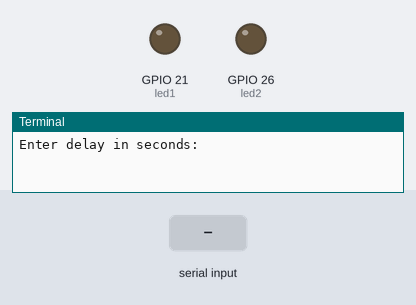
This program was run on a simulated Raspberry Pi (BCM pin numbers). Parts: output pins drawn as LEDs (lit = HIGH), the last lines printed to the terminal. Dashed ring = blinking. The inputs (shaded band) are chosen by the test bench.

Above: at 1.2 s.
1.3 s: "1" typed at the terminal, then Enter
At 2.1 s:
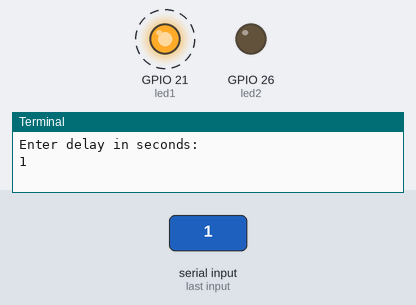
At 3.1 s:
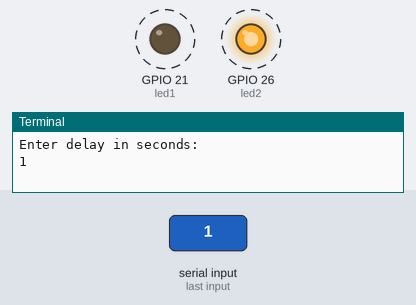
Timing chart, 0 to 10.3 s (numbered marks = the images above; inputs shaded):
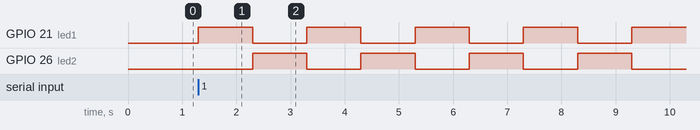

The program:

blink_two_leds.py
```python
# Python Raspberry Pi LED Blinker
# Alden Dent
# 11/6/21

import RPi.GPIO as GPIO # Imports library for working with RPi GPIO pins
from time import sleep
GPIO.setwarnings(False) # Turns off annoying warnings

led1, led2, = 21, 26 # Pin each LED is connected to
led1Mode, led2Mode = 1, 0 # Starting state of each LED

GPIO.setmode(GPIO.BCM) # Switches to BCM pin numbering which is used by the T-Cobbler
GPIO.setup(led1, GPIO.OUT) # Sets pins to output
GPIO.setup(led2, GPIO.OUT)
GPIO.output(led1, False) # Starts pins as off
GPIO.output(led2, False)

sleepTime = float(input("Enter delay in seconds: ")) # Asks for the delay

while True:
    GPIO.output(led1, led1Mode) # Sets each led to the current mode
    GPIO.output(led2, led2Mode)
    led1Mode = not led1Mode # Switches both led modes (so one is on and the other is off)
    led2Mode = not led2Mode
    sleep(sleepTime) # Delays the desired amount of time
```

Measured:
- after the input at 1.3 s, GPIO 21 (led1): alternates HIGH for 1.0 s and LOW for 1.0 s, starting at once; GPIO 26 (led2): alternates HIGH for 1.0 s and LOW for 1.0 s, starting after 1.0 s
